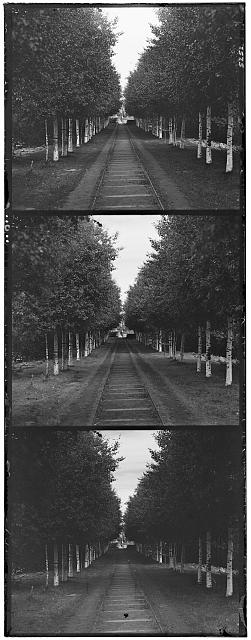
#> input picture prueba/01044r.jpg, 251 x 640 px
$ python main.py
#> lines starting #> are read from the running program, lines starting #| are printed output that depends on the picture
import cv2
import numpy as np
import matplotlib.pyplot as plt
import time


# ====================== CARGA DE LA IMAGEN PROKUDIN (SI PROCEDE) ======================
def load_prokudin_image(filename):
    """
    Carga la placa Prokudin-Gorskii en escala de grises y la divide en B, G, R.
    Si no es Prokudin, puedes omitir esta función.
    """
#> called with filename = './prueba/01044r.jpg'
    img = cv2.imread(filename, cv2.IMREAD_GRAYSCALE)
#> img is the input picture: shape (640, 251); min 0, max 255, mean 81.2
    if img is None:
        raise ValueError(f"No se pudo cargar la imagen: {filename}")
    # Suponemos 3 bandas verticales
    h = img.shape[0] // 3
#> h = 213
    B = img[0:h, :]
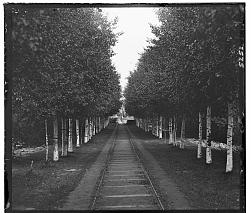
#> B: shape (213, 251); min 0, max 255, mean 86.4
    G = img[h : 2 * h, :]
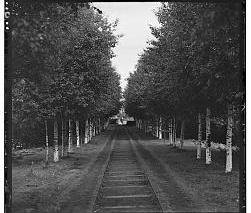
#> G: shape (213, 251); min 0, max 255, mean 80.7
    R = img[2 * h : 3 * h, :]
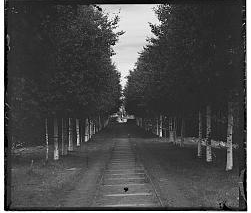
#> R: shape (213, 251); min 0, max 255, mean 75.6
    return B, G, R


# ====================== 1) Correlación en el espacio (convolución) ======================
def align_corr_space(ref, target, search_range=15):
    """
    Correlación basada en convolución en el espacio:
    Recorre un rango de desplazamientos y calcula la suma de productos (score).
    Sin normalizar.
    """
#> called with search_range = 15
    best_score = -np.inf
    best_dx, best_dy = 0, 0

    for dx in range(-search_range, search_range + 1):
        for dy in range(-search_range, search_range + 1):
            # Desplazamos 'target'
            shifted = np.roll(target, (dx, dy), axis=(0, 1))
            # Suma de productos directos (convolución en el espacio)
            score = np.sum(ref * shifted)
            if score > best_score:
                best_score = score
                best_dx, best_dy = dx, dy

    aligned = np.roll(target, (best_dx, best_dy), axis=(0, 1))
    return aligned, (best_dx, best_dy)


# ====================== 2) Correlación en Fourier (producto directo) ======================
def align_corr_fourier(ref, target):
    """
    Correlación en el dominio de Fourier:
    C = IFFT( FFT(ref) * conj(FFT(target)) )
    y buscar el máximo.
    """
    # Convertir a float64
    ref_f = np.float64(ref)
    tar_f = np.float64(target)

    # FFT2 de ambas
    Fref = np.fft.fft2(ref_f)
    Ftar = np.fft.fft2(tar_f)

    # Cross-correlation en frecuencia
    cross_corr = np.fft.ifft2(Fref * np.conj(Ftar))

    # Localizar el máximo
    # cross_corr es complejo, tomamos magnitud real
    cross_corr_mag = np.abs(cross_corr)

    # Índice del máximo
    max_idx = np.unravel_index(np.argmax(cross_corr_mag), cross_corr_mag.shape)
    peak_y, peak_x = max_idx

    # Ajustar desplazamiento (peak) a rango negativo/positivo
    h, w = ref.shape
    # Convertimos el pico a dx,dy
    # Si peak_x > w//2, el desplazamiento es peak_x - w
    # Si peak_y > h//2, el desplazamiento es peak_y - h
    dy = int(peak_y if peak_y <= h // 2 else peak_y - h)
    dx = int(peak_x if peak_x <= w // 2 else peak_x - w)

    aligned = np.roll(target, (dy, dx), axis=(0, 1))
    return aligned, (dy, dx)


# ====================== 3) Correlación de fase (basada en Fourier) ======================
def align_phase_correlation(ref, target):
    """
    Usa la función de OpenCV phaseCorrelate() o una implementación manual.
    Aquí implementamos con OpenCV.
    """
    ref_f = np.float32(ref)
    tar_f = np.float32(target)

    # PhaseCorrelate
    (dx, dy), _ = cv2.phaseCorrelate(ref_f, tar_f)
    # Note: phaseCorrelate retorna (dx,dy) invertidos
    # Ajustamos para que sea (dy,dx) o lo que corresponda
    # Realmente la doc dice (shift.x, shift.y) => (dx, dy)
    # Suele significar que hay que usar roll(target, (int(dy), int(dx)))
    aligned = np.roll(target, (int(round(dy)), int(round(dx))), axis=(0, 1))
    return aligned, (int(round(dy)), int(round(dx)))


# ====================== 4) Correlación Normalizada (NCC) ======================
def align_using_ncc(ref, target, search_range=15):
    """
    Alineación usando Correlación Cruzada Normalizada (NCC).
    """
    best_score = -np.inf
    best_dx, best_dy = 0, 0

    # Normalizar ref y target
    ref_mean, ref_std = np.mean(ref), np.std(ref) + 1e-8
    target_mean, target_std = np.mean(target), np.std(target) + 1e-8

    ref_norm = (ref - ref_mean) / ref_std

    for dx in range(-search_range, search_range + 1):
        for dy in range(-search_range, search_range + 1):
            shifted = np.roll(target, (dx, dy), axis=(0, 1))
            shifted_norm = (shifted - target_mean) / target_std
            score = np.sum(ref_norm * shifted_norm)
            if score > best_score:
                best_score = score
                best_dx, best_dy = dx, dy

    aligned = np.roll(target, (best_dx, best_dy), axis=(0, 1))
    return aligned, (best_dx, best_dy)


# ====================== EJEMPLO PRINCIPAL ======================
def colorize_prokudin(filename, method="corr_space", search_range=15):
    """
    Carga la placa Prokudin-Gorskii, alinea canales (G como referencia)
    usando uno de los 4 métodos:
      - corr_space  (convolución en el espacio)
      - fourier     (producto en el espacio de Fourier)
      - phase       (correlación de fase)
      - ncc         (correlación normalizada)
    y genera la imagen color resultante.
    """
    start_time = time.time()

    B, G, R = load_prokudin_image(filename)

    # Elegimos la función de alineación
    if method == "corr_space":
        align_func = lambda ref, tgt: align_corr_space(ref, tgt, search_range)
    elif method == "fourier":
        align_func = align_corr_fourier
    elif method == "phase":
        align_func = align_phase_correlation
    elif method == "ncc":
        align_func = lambda ref, tgt: align_using_ncc(ref, tgt, search_range)
    else:
        raise ValueError(f"Método desconocido: {method}")

    # Alinear R y B respecto a G
    R_aligned, (dx_r, dy_r) = align_func(G, R)
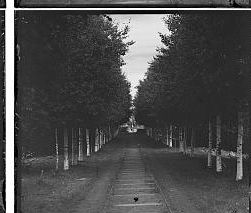
#> R_aligned: shape (213, 251); min 0, max 255, mean 75.6
#> dx_r = 10; dy_r = 10
    B_aligned, (dx_b, dy_b) = align_func(G, B)
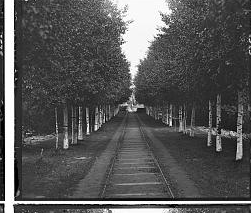
#> B_aligned: shape (213, 251); min 0, max 255, mean 86.4
#> dx_b = -12; dy_b = 10

    # Fusionar canales
    color_img = cv2.merge([B_aligned, G, R_aligned])
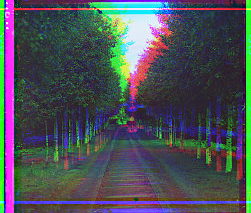
#> color_img: shape (213, 251, 3); mean of channels 0, 1, 2 86.4, 80.7, 75.6; drawn as B, G, R

    # Guardar
    output_path = filename.replace(".jpg", f"_{method}.jpg")
    cv2.imwrite(output_path, color_img)

    elapsed = time.time() - start_time
    print(f"Procesado: {filename}")
    print(f"Método: {method} => Desplazamiento B=({dx_b},{dy_b}), R=({dx_r},{dy_r})")
#| Método: corr_space => Desplazamiento B=(-12,10), R=(10,10)
    print(f"Tiempo: {elapsed:.2f} s => Guardado en {output_path}")

    # Visualizar
    plt.imshow(cv2.cvtColor(color_img, cv2.COLOR_BGR2RGB))
    plt.title(f"Resultado {method}")
    plt.axis("off")
    plt.show()


def main():
    images = [
        "./prueba/01044r.jpg",
        # "./prueba/00974r.jpg",
        # "./prueba/00893r.jpg",
        # "./prueba/01043v.jpg",
        # "./dataset/casa.jpg",
        # "./dataset/mansion.jpg",
        # "./dataset/paisage.jpg",
        # "./dataset/cuadro.jpg",
        # "./dataset/cruz.jp",
    ]

    methods = ["corr_space", "fourier", "phase", "ncc"]

    for img_path in images:
        for m in methods:
            try:
                colorize_prokudin(img_path, method=m, search_range=15)
            except Exception as e:
                print(f"Error procesando {img_path} con {m}: {str(e)}")


if __name__ == "__main__":
    main()

$ run again, with prueba/00974r.jpg copied over prueba/01044r.jpg
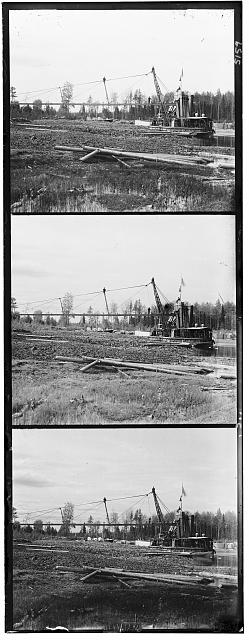
#> input picture prueba/00974r.jpg, 249 x 640 px
#> in load_prokudin_image, img is the input picture: shape (640, 249); min 0, max 255, mean 151.9
#> dx_r = -15; dy_r = -10
#> in colorize_prokudin, `B_aligned, (dx_b, dy_b) = align_func(G, B)`:
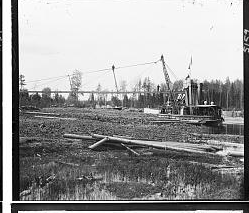
#> B_aligned: shape (213, 249); min 0, max 255, mean 154.5
#> dx_b = -12; dy_b = 9
#> in colorize_prokudin, `color_img = cv2.merge([B_aligned, G, R_aligned])`:
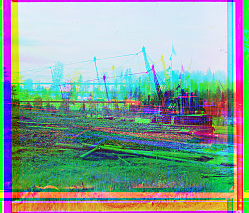
#> color_img: shape (213, 249, 3); mean of channels 0, 1, 2 154.5, 163.6, 137.1; drawn as B, G, R
#| Método: corr_space => Desplazamiento B=(-12,9), R=(-15,-10)

$ run again, with prueba/00893r.jpg copied over prueba/01044r.jpg
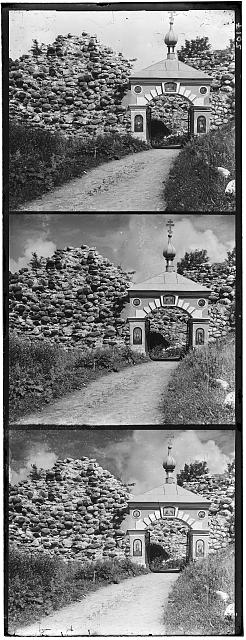
#> input picture prueba/00893r.jpg, 246 x 640 px
#> in load_prokudin_image, img is the input picture: shape (640, 246); min 0, max 255, mean 125.5
#> dx_r = 1; dy_r = 6
#> in colorize_prokudin, `B_aligned, (dx_b, dy_b) = align_func(G, B)`:
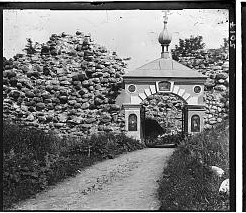
#> B_aligned: shape (213, 246); min 0, max 255, mean 123.1
#> dx_b = -1; dy_b = -6
#> in colorize_prokudin, `color_img = cv2.merge([B_aligned, G, R_aligned])`:
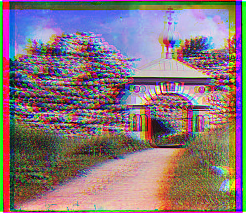
#> color_img: shape (213, 246, 3); mean of channels 0, 1, 2 123.1, 116.5, 136.3; drawn as B, G, R
#| Método: corr_space => Desplazamiento B=(-1,-6), R=(1,6)

$ run again, with prueba/01043v.jpg copied over prueba/01044r.jpg
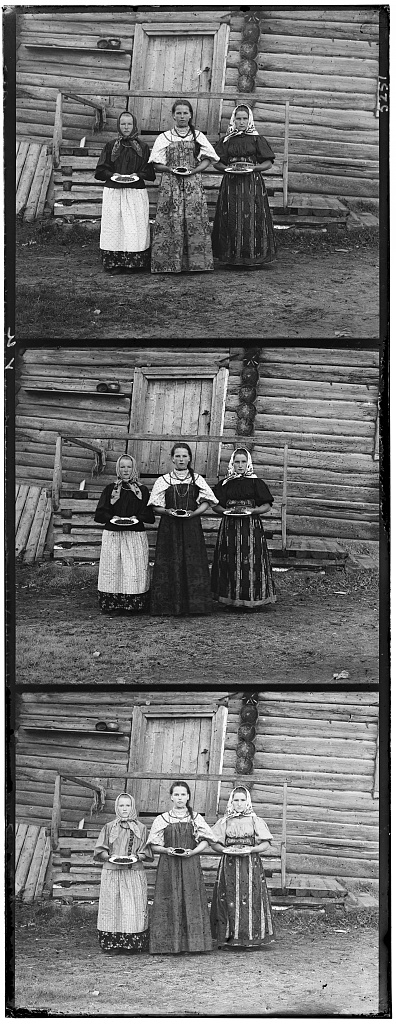
#> input picture prueba/01043v.jpg, 396 x 1024 px
#> in load_prokudin_image, img is the input picture: shape (1024, 396); min 0, max 255, mean 111.5
#> dx_r = 3; dy_r = 11
#> in colorize_prokudin, `B_aligned, (dx_b, dy_b) = align_func(G, B)`:
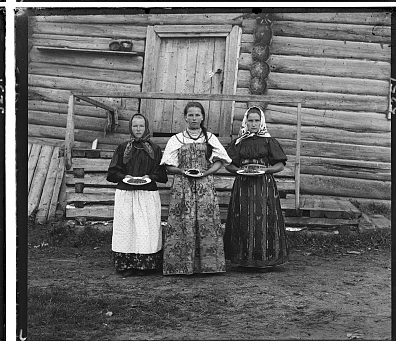
#> B_aligned: shape (341, 396); min 0, max 255, mean 105.8
#> dx_b = 2; dy_b = 12
#> in colorize_prokudin, `color_img = cv2.merge([B_aligned, G, R_aligned])`:
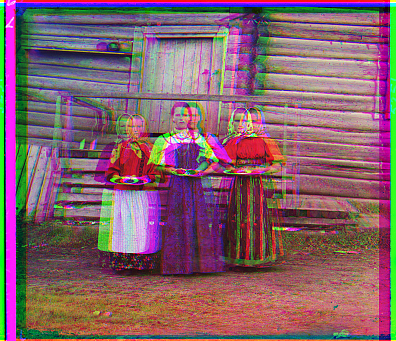
#> color_img: shape (341, 396, 3); mean of channels 0, 1, 2 105.8, 96.5, 131.9; drawn as B, G, R
#| Método: corr_space => Desplazamiento B=(2,12), R=(3,11)
